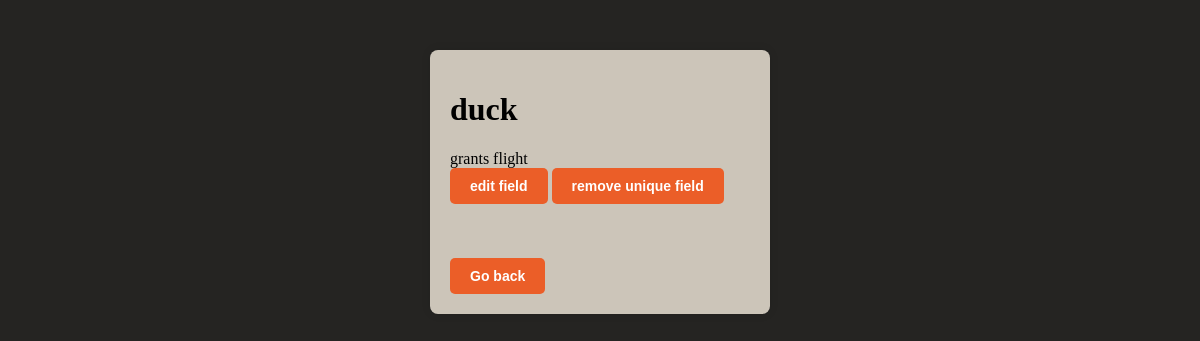
Before: /viewuniquefields/2 (signed in) with the older database file.
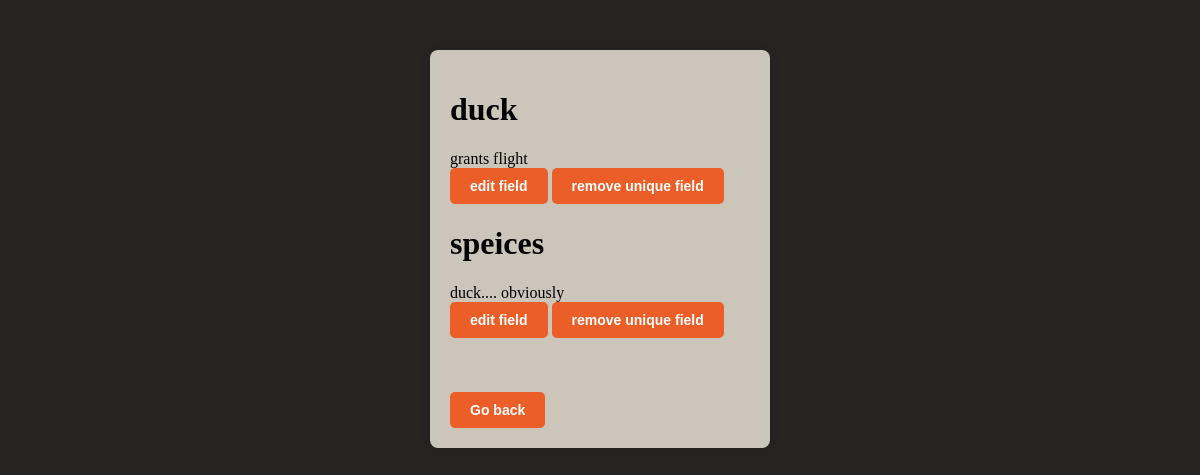
After: the same page with the newer database file.
### app.py (models this page shows)
class UniqueField(db.Model):
    id = db.Column(db.Integer, primary_key=True)
    characterID = db.Column(db.Integer, db.ForeignKey('character.id'), nullable=False)
    fieldName = db.Column(db.String(80), nullable=False)
    details = db.Column(db.String(500), nullable=True)

### app.py (the view)
@app.route('/viewuniquefields/<int:id>', methods=['GET', 'POST']) #to view and edit uniquefields
@login_required
def viewuniquefields(id):
    session['viewuniquefields'] = id
    curUniqueField = UniqueField.query.filter_by(characterID =id)
    return render_template('viewuniquefields.html', uniquefields=curUniqueField)

### app.py (called while the page is built)
@login_manager.user_loader
def load_user(id):
    return Account.query.get(int(id))

### templates/viewuniquefields.html (shortened to what this page needs)
<!DOCTYPE html>
<html lang="en">
<head>
</head>
<body>
    <div class="options-box">
        {% for uniquefields in uniquefields %}
            <h1>{{ uniquefields.fieldName }}</h1>
            </h2>{{ uniquefields.details }}</h2><br>
            <a href='/edituniquefield/{{uniquefields.id}}'><button class = "button" >edit field</button></a>
            <a href='/removeuniquefield/{{uniquefields.id }}'><button class="button">remove unique field</button></a> <br>
            {% endfor %}
            <br>
            <br>
            <br><a href="/characters"><button class="button">Go back</button></a>
    </div>
</body>
</html>

Changed rows visible on the page:
added UniqueField: fieldName "speices", details "duck.... obviously"
